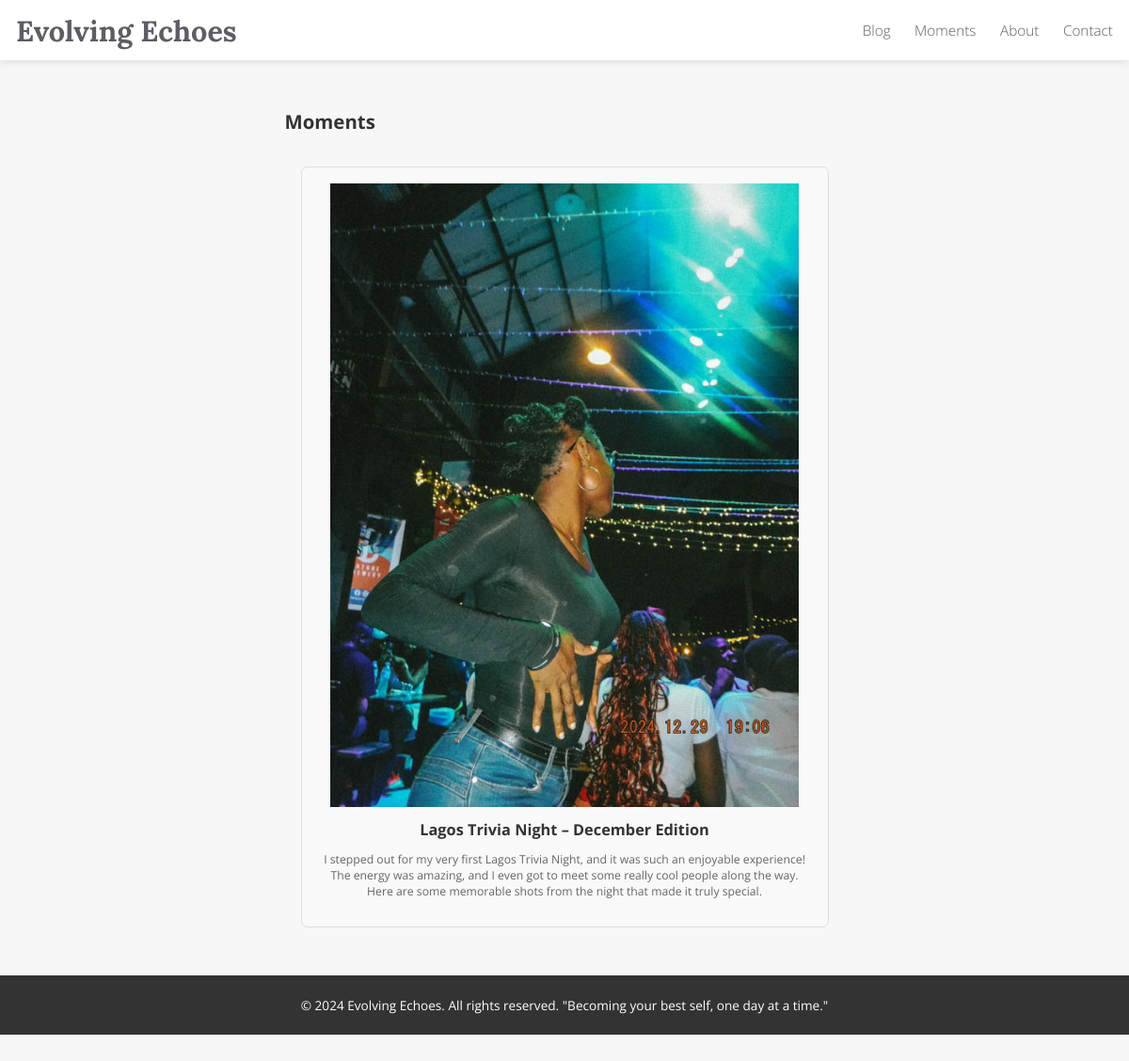
/moments/, run on the app's committed database.
### blog/models.py (models this page shows, shortened)
class Moment(models.Model):
    title = models.CharField(max_length=100)
    description = models.TextField(blank=True, null=True)
    date_created = models.DateTimeField(auto_now_add=True)
    category = models.CharField(max_length=50, blank=True, null=True)  # Optional

class MomentMedia(models.Model):
    moment = models.ForeignKey(Moment, related_name='media', on_delete=models.CASCADE)
    file = models.FileField(upload_to='moments_media/')
    is_video = models.BooleanField(default=False)  # Flag to differentiate videos from images

### blog/views.py (the view)
# urls.py: path('moments/', views.moments_list, name='moments_list'),
def moments_list(request):
    moments = Moment.objects.all().order_by('-date_created')
    return render(request, 'blog/moments_list.html', {'moments': moments})

### blog/templates/blog/moments_list.html
{% extends 'blog/base.html' %}
{% block content %}
<h2>Moments</h2>
<div class="post-grid">
    {% for moment in moments %}
    <div class="post-card">
        <a href="{% url 'moment_detail' moment.id %}">
            {% if moment.media.first %}
            <img src="{{ moment.media.first.file.url }}" alt="{{ moment.title }}">
            {% else %}
            <img src="/static/images/placeholder.jpg" alt="Placeholder">
            {% endif %}
            <h3>{{ moment.title }}</h3>
        </a>
        <p>{{ moment.description|linebreaks }}</p>
    </div>
    {% endfor %}
</div>
{% endblock %}

### blog/static/css/styles.css (style rules this page uses)
body { font-family: 'Open Sans', sans-serif; background-color: #f7f7f7; color: #333; display: flex; flex-direction: column; min-height: 100vh; margin: 0; zoom: 0.85; }
.post-grid { display: grid; grid-template-columns: repeat(auto-fill, minmax(450px, 1fr)); gap: 20px; padding: 20px; }
.post-card { border: 1px solid #ddd; padding: 20px; border-radius: 8px; background-color: #f9f9f9; text-align: center; }
.post-card a { text-decoration: none; color: inherit; }
.post-card h3 { font-size: 1.2rem; margin: 10px 0; }
.post-card p { font-size: 0.9rem; color: #666; }

### data on the page
Moment: media.first.file (picture), title "Lagos Trivia Night – December Edition", description "I stepped out for my very first Lagos Trivia Night, and it was such an enjoyable experience! The energy was amazing, and I even got to meet some really cool people along the way. Here are some memorable shots from the night that made it truly special."
